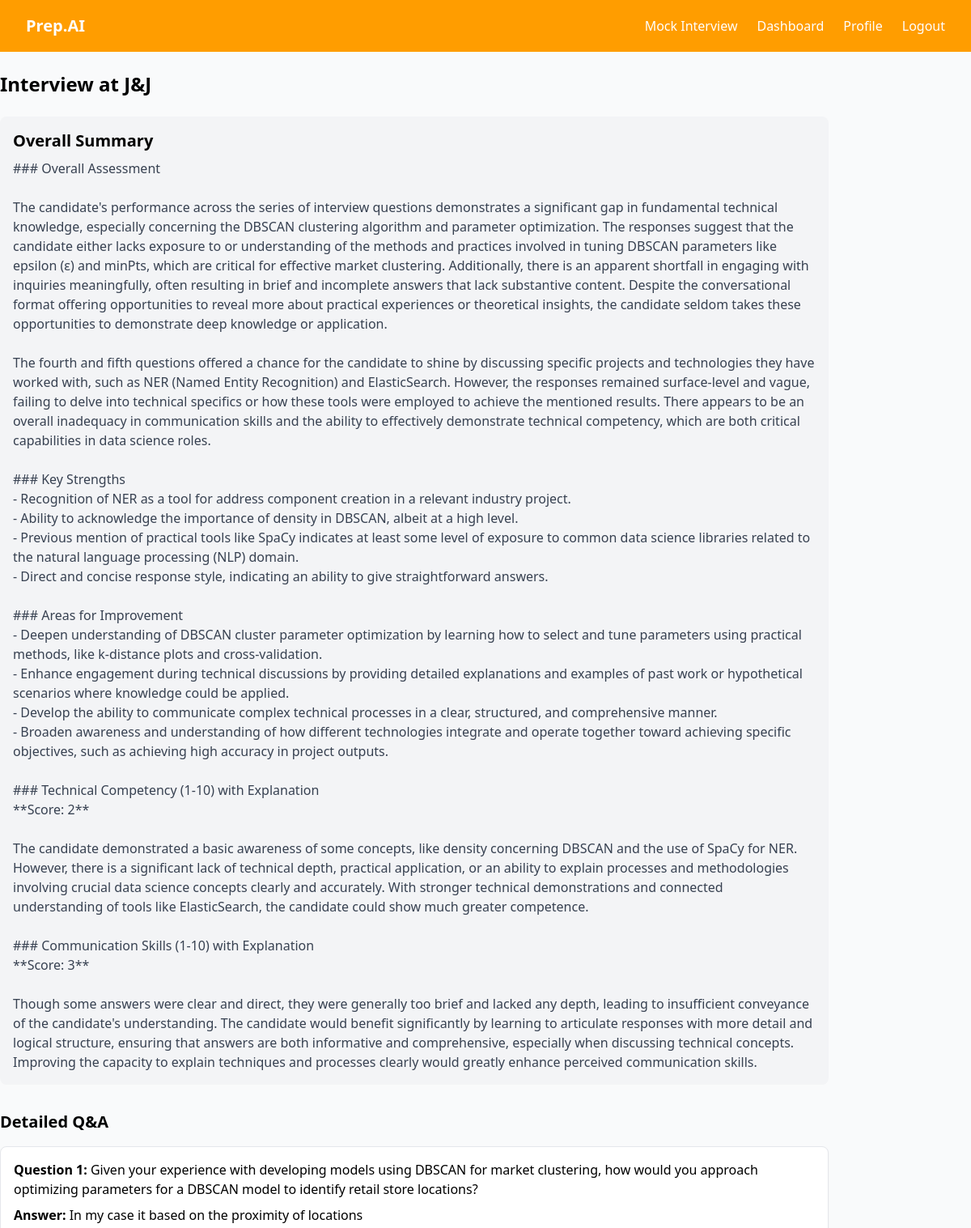
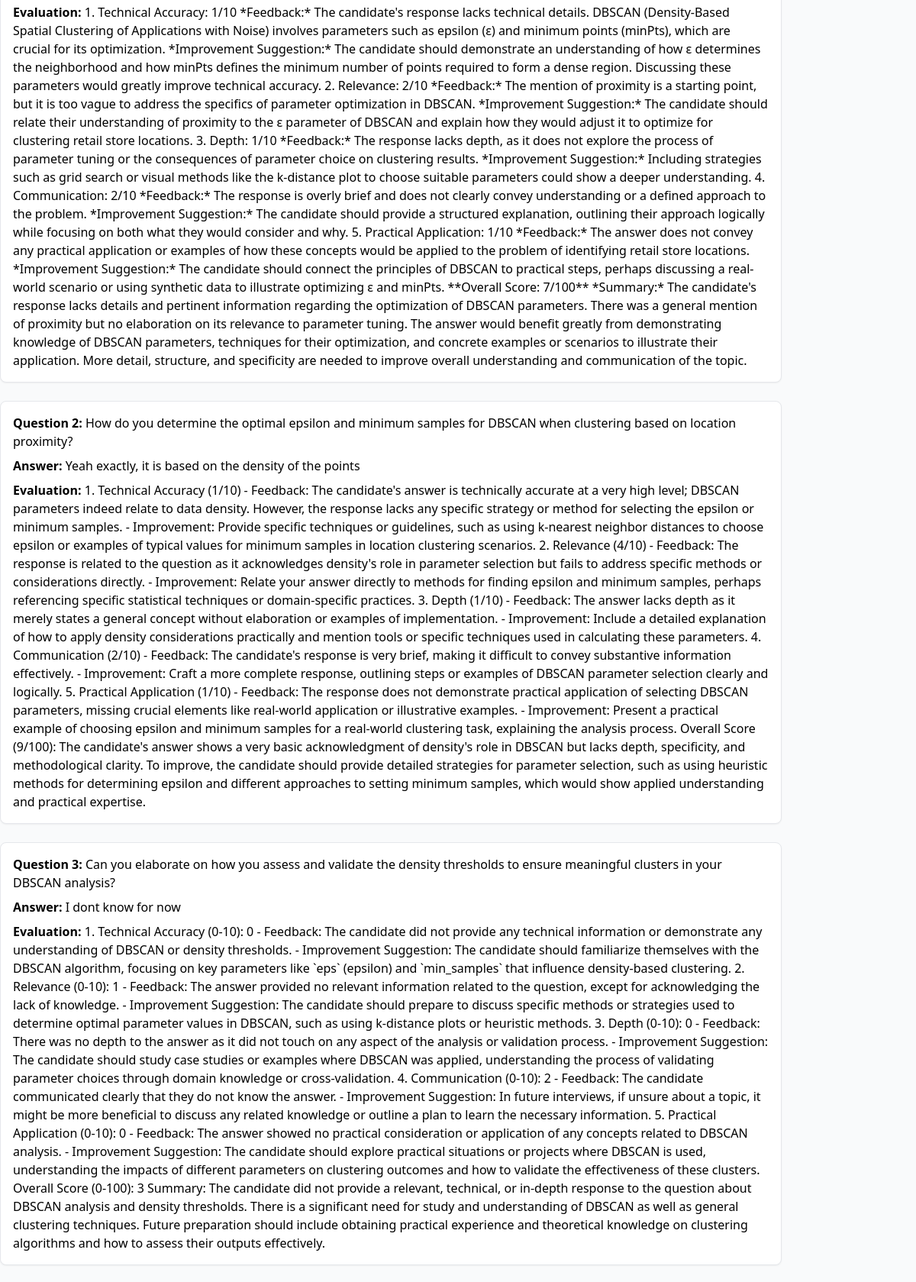
The page /interview/feedback/12/ (signed in, upper part) on the database its author committed (2 pictures, top to bottom).
### backend/models.py (models this page shows, shortened)
class CompletedInterview(models.Model):
	interview = models.OneToOneField('Interview', on_delete=models.CASCADE)
	user = models.ForeignKey(User, on_delete=models.CASCADE)
	transcript = models.TextField()
	summary = models.TextField(null=True, blank=True)
	completed_at = models.DateTimeField(auto_now_add=True)

class Interview(models.Model):
	user = models.ForeignKey(User, on_delete=models.CASCADE, related_name="interviews")
	company = models.CharField(max_length=255)
	job_description = models.CharField(max_length=2000,blank=True)
	resume = models.ForeignKey(Resume, on_delete=models.SET_NULL, null=True, blank=True)
	interview_type = models.CharField(max_length=20, choices=INTERVIEW_TYPES)
	duration = models.PositiveIntegerField(choices=DURATION_CHOICES)
	created_at = models.DateTimeField(auto_now_add=True)

### backend/views.py (the view)
# urls.py: path('interview/feedback/<int:completed_id>/', interview_feedback, name='interview_feedback'),
@login_required
def interview_feedback(request, completed_id):
    completed = get_object_or_404(CompletedInterview, id=completed_id, user=request.user)
    try:
        transcript = json.loads(completed.transcript)
    except Exception:
        transcript = []
    return render(request, "interview_feedback.html", {
        "completed": completed,
        "transcript": transcript
    })

### backend/templates/interview_feedback.html (shortened to what this page needs)
{% extends "base.html" %}
{% block content %}
<div class="container mt-6">
    <h2 class="text-2xl font-bold mb-6">Interview at {{ completed.interview.company }}</h2>
    <div class="mb-8 p-4 bg-gray-100 rounded-lg">
        <h3 class="text-xl font-semibold mb-2">Overall Summary</h3>
        <p class="text-gray-700 whitespace-pre-line">{{ completed.summary }}</p>
    </div>
    <div>
        <h3 class="text-xl font-semibold mb-4">Detailed Q&A</h3>
        {% if transcript %}
            <div class="space-y-6">
                {% for qa in transcript %}
                    <div class="border p-4 rounded-lg bg-white shadow-sm">
                        <p><strong>Question {{ forloop.counter }}:</strong> {{ qa.question }}</p>
                        <p class="mt-2"><strong>Answer:</strong> {{ qa.answer }}</p>
                        <p class="mt-2"><strong>Evaluation:</strong> {{ qa.evaluation }}</p>
                    </div>
                {% endfor %}
            </div>
        {% else %}
            <p>No transcript data available.</p>
        {% endif %}
    </div>
</div>
{% endblock %}

### rows shown on the page
CompletedInterview: interview.company "J&J", summary "### Overall Assessment The candidate's performance across the series of interview questions demonstrates a significant gap in fundamental technical knowledge, especially concerning the DBSCAN clustering algorithm and parameter optimization. The responses suggest that the candidate either lacks exposure to or understanding of the methods and practices involved in tuning DBSCAN parameters like epsilon (ε) and minPts, which are critical for effective market clustering. Additionally, there is an apparent shortfall in engaging with inquiries meaningfully, often resulting in brief and incomplete answers that lack substantive content. Despite the conversational format offering opportunities to…"

### other values the page prints
{{ qa.question }} "Given your experience with developing models using DBSCAN for market clustering, how would you approach optimizing parameters for a DBSCAN model to identify retail store locations?" "How do you determine the optimal epsilon and minimum samples for DBSCAN when clustering based on location proximity?" "Can you elaborate on how you assess and validate the density thresholds to ensure meaningful clusters in your DBSCAN analysis?"
{{ qa.answer }} "In my case it based on the proximity of locations" "Yeah exactly, it is based on the density of the points" "I dont know for now"
